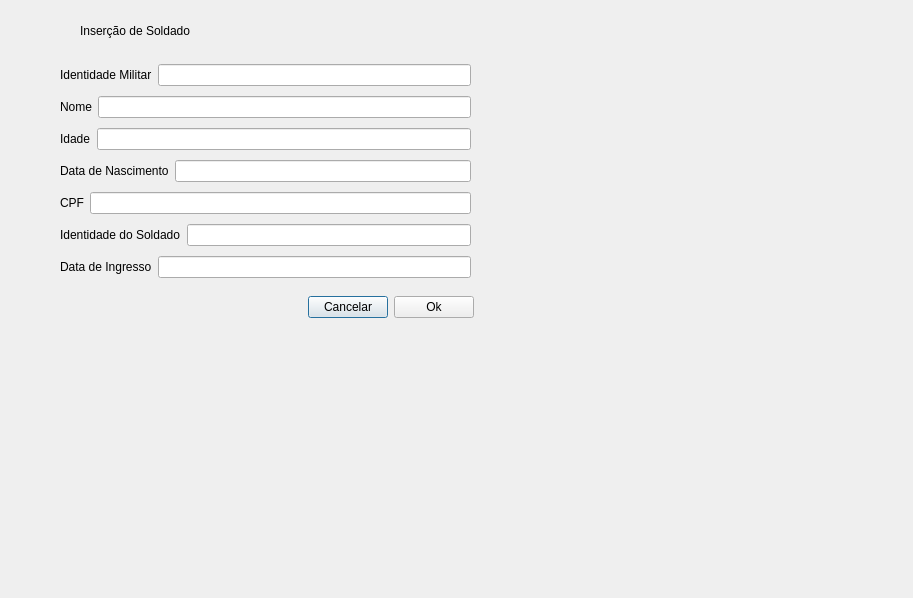
<?xml version="1.0" encoding="UTF-8"?>
<ui version="4.0">
 <class>WinInsercaoSoldado</class>
 <widget class="QDialog" name="WinInsercaoSoldado">
  <property name="geometry">
   <rect>
    <x>0</x>
    <y>0</y>
    <width>913</width>
    <height>598</height>
   </rect>
  </property>
  <property name="windowTitle">
   <string>Dialog</string>
  </property>
  <widget class="QWidget" name="layoutWidget_2">
   <property name="geometry">
    <rect>
     <x>63</x>
     <y>292</y>
     <width>411</width>
     <height>31</height>
    </rect>
   </property>
   <layout class="QHBoxLayout" name="horizontalLayout_8">
    <item>
     <spacer name="horizontalSpacer">
      <property name="orientation">
       <enum>Qt::Horizontal</enum>
      </property>
      <property name="sizeHint" stdset="0">
       <size>
        <width>40</width>
        <height>20</height>
       </size>
      </property>
     </spacer>
    </item>
    <item>
     <widget class="QPushButton" name="Cancelar">
      <property name="text">
       <string>Cancelar</string>
      </property>
     </widget>
    </item>
    <item>
     <widget class="QPushButton" name="Ok">
      <property name="text">
       <string>Ok</string>
      </property>
     </widget>
    </item>
   </layout>
  </widget>
  <widget class="QWidget" name="layoutWidget">
   <property name="geometry">
    <rect>
     <x>60</x>
     <y>60</y>
     <width>411</width>
     <height>227</height>
    </rect>
   </property>
   <layout class="QVBoxLayout" name="verticalLayout">
    <item>
     <layout class="QHBoxLayout" name="horizontalLayout">
      <item>
       <widget class="QLabel" name="label_5">
        <property name="text">
         <string>Identidade Militar</string>
        </property>
       </widget>
      </item>
      <item>
       <widget class="QLineEdit" name="lineEditMilitar"/>
      </item>
     </layout>
    </item>
    <item>
     <layout class="QHBoxLayout" name="horizontalLayout_2">
      <item>
       <widget class="QLabel" name="label_3">
        <property name="text">
         <string>Nome</string>
        </property>
       </widget>
      </item>
      <item>
       <widget class="QLineEdit" name="lineEditNome"/>
      </item>
     </layout>
    </item>
    <item>
     <layout class="QHBoxLayout" name="horizontalLayout_3">
      <item>
       <widget class="QLabel" name="idade">
        <property name="text">
         <string>Idade</string>
        </property>
       </widget>
      </item>
      <item>
       <widget class="QLineEdit" name="lineEditIdade"/>
      </item>
     </layout>
    </item>
    <item>
     <layout class="QHBoxLayout" name="horizontalLayout_4">
      <item>
       <widget class="QLabel" name="datadenascimento">
        <property name="text">
         <string>Data de Nascimento</string>
        </property>
       </widget>
      </item>
      <item>
       <widget class="QLineEdit" name="lineEditDatNasc"/>
      </item>
     </layout>
    </item>
    <item>
     <layout class="QHBoxLayout" name="horizontalLayout_5">
      <item>
       <widget class="QLabel" name="label_7">
        <property name="text">
         <string>CPF</string>
        </property>
       </widget>
      </item>
      <item>
       <widget class="QLineEdit" name="lineEditCPF"/>
      </item>
     </layout>
    </item>
    <item>
     <layout class="QHBoxLayout" name="horizontalLayout_6">
      <item>
       <widget class="QLabel" name="label_2">
        <property name="text">
         <string>Identidade do Soldado</string>
        </property>
       </widget>
      </item>
      <item>
       <widget class="QLineEdit" name="lineEditIdSoldado"/>
      </item>
     </layout>
    </item>
    <item>
     <layout class="QHBoxLayout" name="horizontalLayout_7">
      <item>
       <widget class="QLabel" name="label_8">
        <property name="text">
         <string>Data de Ingresso</string>
        </property>
       </widget>
      </item>
      <item>
       <widget class="QLineEdit" name="lineEditDatdeIngress"/>
      </item>
     </layout>
    </item>
   </layout>
  </widget>
  <widget class="QLabel" name="label">
   <property name="geometry">
    <rect>
     <x>80</x>
     <y>20</y>
     <width>141</width>
     <height>21</height>
    </rect>
   </property>
   <property name="text">
    <string>Inserção de Soldado</string>
   </property>
  </widget>
 </widget>
 <resources/>
 <connections/>
</ui>
